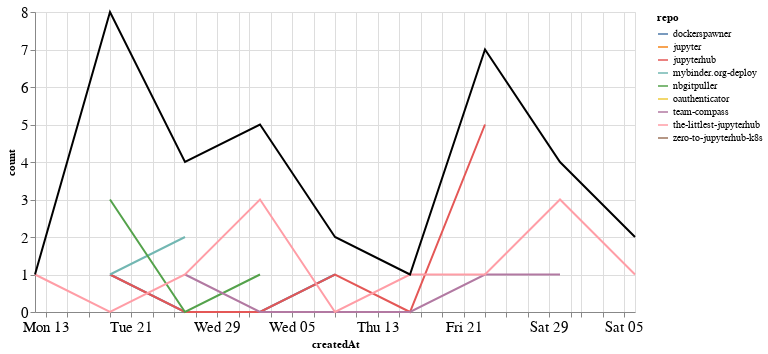

Write notebook code for a chart like this one.
### Markdown cell above
## Comments

### Code cell
comments_time = comments.groupby('repo').resample('W', on='createdAt').count()['author'].reset_index()
comments_time = comments_time.rename(columns={'author': 'count'})
comments_time_total = comments_time.groupby('createdAt').agg({"count": "sum"}).reset_index()
ch1 = alt.Chart(comments_time, width=600).mark_line().encode(
    x='createdAt',
    y='count',
    color='repo',
    tooltip="repo"
)

ch2 = alt.Chart(comments_time_total, width=600).mark_line(color="black").encode(
    x='createdAt',
    y='count',
)

ch1 + ch2

### Figure 1 — Vega-Lite specification as saved in the notebook (floating-point values rounded to 4 significant figures)
{"config": {"axisLeft": {"labelFontSize": 15}, "axisBottom": {"labelFontSize": 15}}, "layer": [{"data": {"name": "data-ebb7c88db5c1ec0bc02cea9ad483f889"}, "mark": "line", "encoding": {"color": {"type": "nominal", "field": "repo"}, "tooltip": {"type": "nominal", "field": "repo"}, "x": {"type": "temporal", "field": "createdAt"}, "y": {"type": "quantitative", "field": "count"}}, "width": 600}, {"data": {"name": "data-9d8717e9b8682254c147b6bb1352394f"}, "mark": {"type": "line", "color": "black"}, "encoding": {"x": {"type": "temporal", "field": "createdAt"}, "y": {"type": "quantitative", "field": "count"}}, "width": 600}], "$schema": "https://vega.github.io/schema/vega-lite/v4.8.1.json", "datasets": {"data-ebb7c88db5c1ec0bc02cea9ad483f889": [{"repo": "dockerspawner", "createdAt": "2020-07-19T00:00:00", "count": 1}, {"repo": "dockerspawner", "createdAt": "2020-07-26T00:00:00", "count": 0}, {"repo": "dockerspawner", "createdAt": "2020-08-02T00:00:00", "count": 0}, {"repo": "dockerspawner", "createdAt": "2020-08-09T00:00:00", "count": 1}, {"repo": "jupyter", "createdAt": "2020-07-19T00:00:00", "count": 2}, {"repo": "jupyterhub", "createdAt": "2020-07-19T00:00:00", "count": 1}, {"repo": "jupyterhub", "createdAt": "2020-07-26T00:00:00", "count": 0}, {"repo": "jupyterhub", "createdAt": "2020-08-02T00:00:00", "count": 0}, {"repo": "jupyterhub", "createdAt": "2020-08-09T00:00:00", "count": 1}, {"repo": "jupyterhub", "createdAt": "2020-08-16T00:00:00", "count": 0}, {"repo": "jupyterhub", "createdAt": "2020-08-23T00:00:00", "count": 5}, {"repo": "mybinder.org-deploy", "createdAt": "2020-07-19T00:00:00", "count": 1}, {"repo": "mybinder.org-deploy", "createdAt": "2020-07-26T00:00:00", "count": 2}, {"repo": "nbgitpuller", "createdAt": "2020-07-19T00:00:00", "count": 3}, {"repo": "nbgitpuller", "createdAt": "2020-07-26T00:00:00", "count": 0}, {"repo": "nbgitpuller", "createdAt": "2020-08-02T00:00:00", "count": 1}, {"repo": "oauthenticator", "createdAt": "2020-08-02T00:00:00", "count": 1}, {"repo": "team-compass", "createdAt": "2020-07-26T00:00:00", "count": 1}, {"repo": "team-compass", "createdAt": "2020-08-02T00:00:00", "count": 0}, {"repo": "team-compass", "createdAt": "2020-08-09T00:00:00", "count": 0}, {"repo": "team-compass", "createdAt": "2020-08-16T00:00:00", "count": 0}, {"repo": "team-compass", "createdAt": "2020-08-23T00:00:00", "count": 1}, {"repo": "team-compass", "createdAt": "2020-08-30T00:00:00", "count": 1}, {"repo": "the-littlest-jupyterhub", "createdAt": "2020-07-12T00:00:00", "count": 1}, {"repo": "the-littlest-jupyterhub", "createdAt": "2020-07-19T00:00:00", "count": 0}, {"repo": "the-littlest-jupyterhub", "createdAt": "2020-07-26T00:00:00", "count": 1}, {"repo": "the-littlest-jupyterhub", "createdAt": "2020-08-02T00:00:00", "count": 3}, {"repo": "the-littlest-jupyterhub", "createdAt": "2020-08-09T00:00:00", "count": 0}, {"repo": "the-littlest-jupyterhub", "createdAt": "2020-08-16T00:00:00", "count": 1}, {"repo": "the-littlest-jupyterhub", "createdAt": "2020-08-23T00:00:00", "count": 1}, {"repo": "the-littlest-jupyterhub", "createdAt": "2020-08-30T00:00:00", "count": 3}, {"repo": "the-littlest-jupyterhub", "createdAt": "2020-09-06T00:00:00", "count": 1}, {"repo": "zero-to-jupyterhub-k8s", "createdAt": "2020-09-06T00:00:00", "count": 1}], "data-9d8717e9b8682254c147b6bb1352394f": [{"createdAt": "2020-07-12T00:00:00", "count": 1}, {"createdAt": "2020-07-19T00:00:00", "count": 8}, {"createdAt": "2020-07-26T00:00:00", "count": 4}, {"createdAt": "2020-08-02T00:00:00", "count": 5}, {"createdAt": "2020-08-09T00:00:00", "count": 2}, {"createdAt": "2020-08-16T00:00:00", "count": 1}, {"createdAt": "2020-08-23T00:00:00", "count": 7}, {"createdAt": "2020-08-30T00:00:00", "count": 4}, {"createdAt": "2020-09-06T00:00:00", "count": 2}]}}
